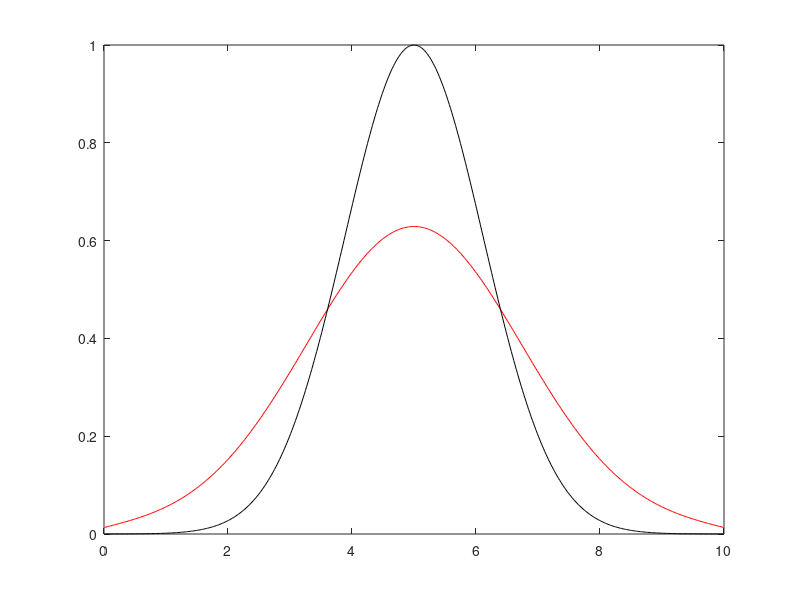
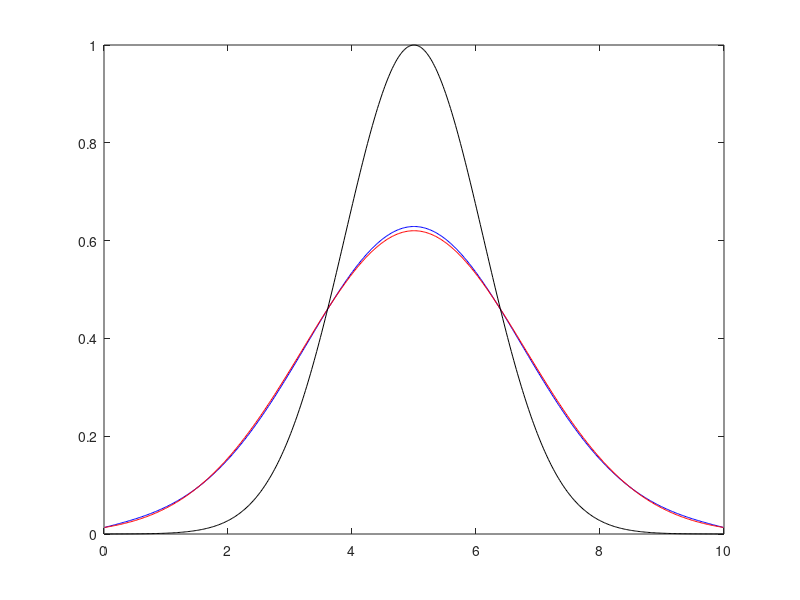

Write MATLAB code to recreate these figures, in order.
% This is a matlab/octave script to solve 1D diffusion equation for its implicit solution by using 
% Pseudo-transient method. It is used to explain the basic idea of PT method and no dampening is applied.
% It require a lot of iteration for each timestep. And I will introduce dampening scheme to speed up the computation later!
%Diffusion Eq: dTdt=D*Laplace(T)+f
%Adding pseudo time: dTdtau=dTdt-D*Laplace(T)-f

clear;clf

Lx  = 10;       %model length. used as the length scale
D   = 100;      %diffusion coefficient
nx  = 250*2;    %nx cell
dx  = Lx/nx;    %cell width
Imax= 100*nx;   %maximum iteration number
tsc = Lx*Lx/D;  %diffusion timescale
%Initiation 
t0 = Lx*Lx/D/160; %t0 for the analytical solution!
x  = linspace(0,Lx,nx+1);     % x coordinates for the grid/node 
xc = (x(1:end-1)+x(2:end))/2; % x coordinates at the center of the cell.
% staggered grid: velocity field is at x, while scalar field T is at xc. 
T  = zeros(1,nx);
a  = 0.5*Lx;
T0 = exp(-(xc-a).^2/4/D/t0); 
% Notice that boundary condition should depend on t in order to have the simple
%analytical solution. Here we choose t0 to make the boundary temperature close to 0.
%t00=s
Told = T0;
T    = T0;
Vx   = zeros(1,nx-1);  %Vx at the boundary is not included here! Otherwise it should be nx+1
f    = sin(xc); f(:)=0;% f=0 to compare with the analytical solution that has no heat source.
%Boundary condition
ttol = 1.6*t0 # As this script is slow. Lets compute a small ttol! 
Tana = sqrt(t0/(t0+ttol)).*exp(-(xc-a).^2/(4*D*(t0+ttol)));
T(1) = Tana(1);T(end)=Tana(end);
dTdtau1 = zeros(1,nx-2); % pseudo time derivative!

cnt  = 100;
epsi = 1e-5; % accuracy for the convergence
dt   = 1e-3*tsc     %0.001*tsc
CFL  = 0.8;
ndim = 1;
dtau = CFL*dx*dx/2/D/ndim; % pseudo timestep!
#dtaudiff=1/(1.0/(dx*dx/D/2.1)+1.0/dt)
itertol = 0;
time    = 0; 

residdT  = 1e5;
it       = 0;
damp     = 1-6*pi/nx;% 0.93 %0.991 %
dampening=0;
while (time<ttol*0.99 &&it<10000)
%for it=1:100
       iter     = 0; 
       residdT  = 2*epsi;
%for iter=1:Imax
   while residdT>epsi && iter<Imax
       q        = -D*diff(T)/dx;    % dimension:nx-1
       dTdtau1       = -(T(2:nx-1)-Told(2:nx-1))/dt-diff(q)/dx; %dimension:nx-2. residual!  Lesson2:Eq.2)
      if dampening == 0  %**** simple and slow!
       T(2:nx-1)= T(2:nx-1) + dtau*dTdtau1; %nx-2. Update T by pseudo time marching.  Lesson2:Eq.3)
      end
       residdT  = max(abs(dTdtau1)); %
       iter     = iter+1;
       if mod(iter,cnt)==0
          plot(xc,T,'r',xc,T0,'k');drawnow
         fprintf('Iteration %d, residdT=%7.3e\n',iter,residdT); 
       end   
    end
    it   = it+1;
    time = time+dt;  % update the physical time!
    Told = T;                % update the Told after one physical timestep.
    itertol = itertol+iter;
    fprintf('Step %d converged,residdT=%7.3e\n',it,residdT); 
end
%Tana=1/sqrt(4*(ttol+1/4)).*exp(-(xc-a).^2/(4*(ttol+1/4)));
% initial condition: T(x,t0)=exp(-x*x/(4*D*t0))  %Let:t0=0.1;
%analytical solution:T(x,t)=sqrt(t0/t)exp(-x*x/(4*D*t));
%Tana = sqrt(t0/(ttol)).*exp(-(xc-a).^2/(4*D*ttol));
Tana = sqrt(t0/(t0+time)).*exp(-(xc-a).^2/(4*D*(t0+time)));
figure();plot(xc,T,'b',xc,Tana,'r',xc,T0,'k')

fprintf('Total %d step are calculated.\n The physical time is =%3.1f, totel iteration is %d (%3.1f *nx), with dampeng=%d\n',it,time,itertol,itertol/nx,dampening); 

%Exercise1: 1. change t0 and see if the numerical solution still matches the analytical solution
%            2. change nx,dtau and see if it still produce reasonable results.
%            3. After finding out the numerical solution is correct, remove the analytical solution and use any initial boundary condition.
%            4. rewrite the code with another language, for example, julia and python.  
